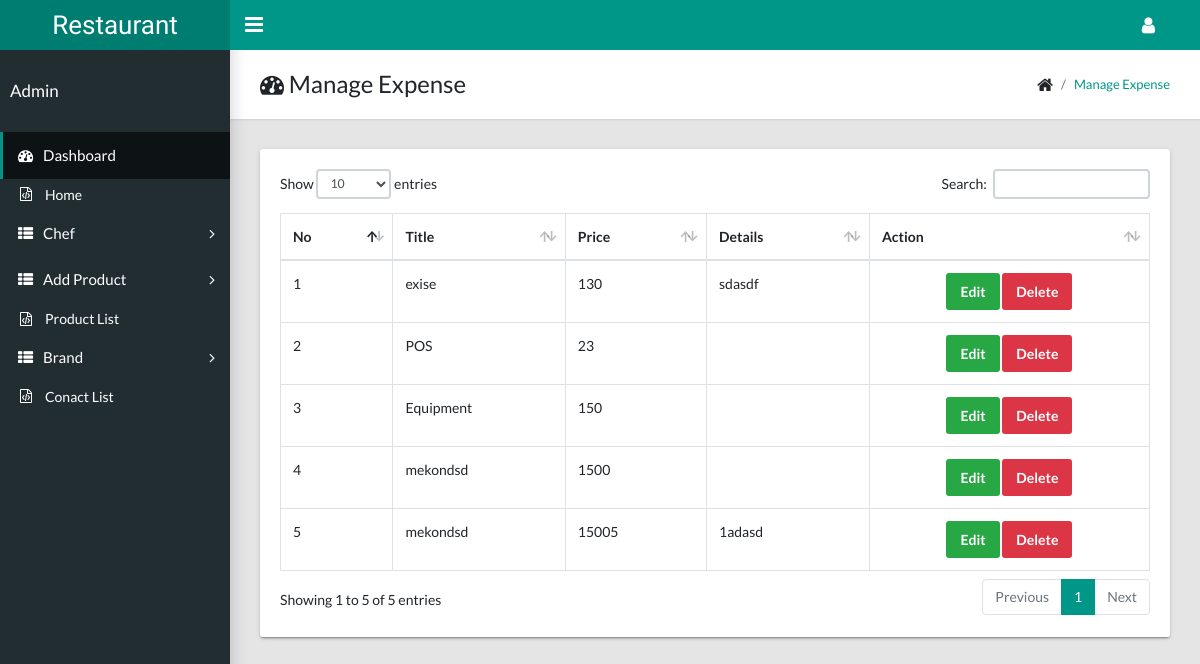
Screenshot of /backend/pages/manage_expense.php (signed in) with the database file from the repository.
### tables this page shows
CREATE TABLE `expense` (
  `expense_id` int(11) NOT NULL,
  `expense_title` varchar(111) NOT NULL,
  `expense_price` int(111) NOT NULL,
  `expense_date` datetime NOT NULL,
  `expense_description` varchar(250) NOT NULL
);

### backend/pages/manage_expense.php (the view, shortened to what this page needs)
<?php
    include 'header.php';
    include 'sidebar.php';
?>
<main class="app-content">
      <div class="app-title">
        <div>
          <h1><i class="fa fa-dashboard"></i> Manage Expense</h1>
        </div>
        <ul class="app-breadcrumb breadcrumb">
          <li class="breadcrumb-item"><i class="fa fa-home fa-lg"></i></li>
          <li class="breadcrumb-item"><a href="#">Manage Expense</a></li>
        </ul>
      </div>
      <div class="tile">
            <div class="tile-body">
              <div class="table-responsive">
                <table class="table table-hover table-bordered" id="sampleTable">
                  <thead>
                    <tr>
                      <th>No</th>
                      <th>Title</th>
                      <th>Price</th>
                      <th>Details</th>
                      <th>Action</th>
                    </tr>
                  </thead>
                  <tbody>
                  <?php
                        $select_expense="SELECT*FROM expense";
                        $result=$conn->query($select_expense);
                        $i=1;
                        while ($row=$result->fetch_assoc()) {
                           echo' <tr>
                           <td>'.$i.'</td>
                           <td>'.$row['expense_title'].'</td>
                           <td>'.$row['expense_price'].'</td>
                           <td>'.$row['expense_description'].'</td>
                           <td class="text-center ">
                           <a href="add_expense.php?get_expense='.$row['expense_id'].'"  class="btn btn-success">Edit</a>
                            <button style="cursor:pointer;" class="btn btn-danger " data-href="manage_expense.php?expense_del_id='.$row['expense_id'].'" data-toggle="modal" data-target="#confirm-delete">Delete</button>
                       </td>
                         </tr> ';
                         $i++;
                        }
                    ?>
                  </tbody>
                </table>
              </div>
            </div>
          </div>
    </main>
    <?php
     include 'footer.php';
    ?>

### rows the page displays
expense: expense_title "exise", expense_price "130", expense_description "sdasdf"
expense: expense_title "POS", expense_price "23"
expense: expense_title "Equipment", expense_price "150"
expense: expense_title "mekondsd", expense_price "1500"
expense: expense_title "mekondsd", expense_price "15005", expense_description "1adasd"
